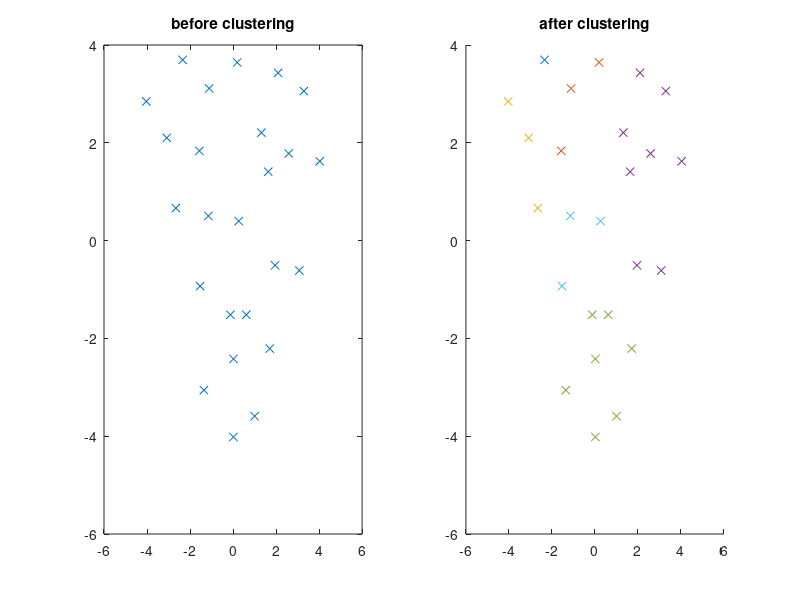
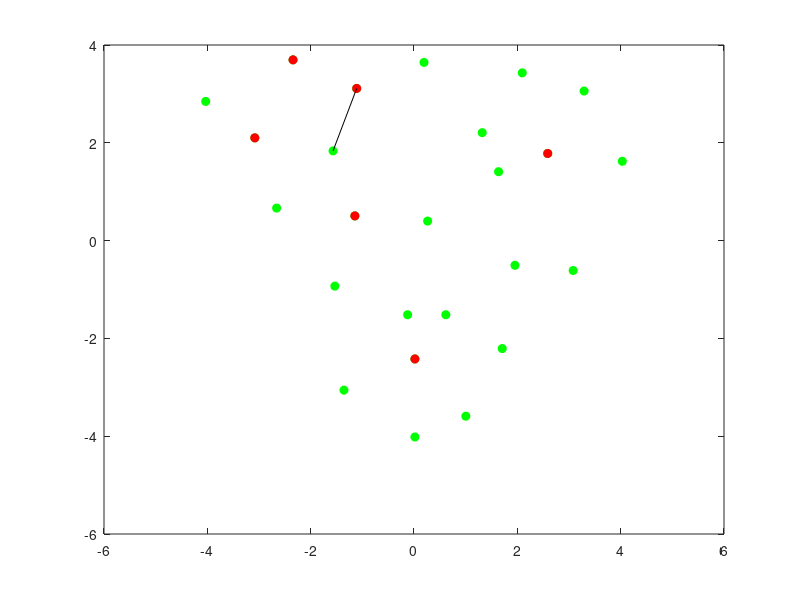

Reproduce these figures in MATLAB, in order. (Note: this script raises an error after producing the figures.)
clear
clc
close all

% Read in data
data = dlmread('data1.csv');

% Make similarity matrix
simMat = 1-squareform(pdist(data));

% Set preferences (diagonals) to median of each row
for k = 1:size(simMat,1)
    simMat(k,k) = median(simMat(k));
end

% Initialize messages (availabilities and responsibilities)
dataSize = size(simMat,1); 
avails = zeros(dataSize,dataSize);
resps = zeros(dataSize,dataSize);

% Remove degeneracies from similarity matrix
simMat = simMat + 1e-12 * randn(dataSize,dataSize) * (max(simMat(:)) - min(simMat(:)));

% Set damping factor
lambda = 0.5;

% Number of iterations
numIters = 100;

for iter = 1:numIters
    
    % Compute responsibilities
    resps_old = resps;
    availsPlusSimMat = avails + simMat;
    [vals,exemplars] = max(availsPlusSimMat,[],2);
    
    for ii = 1:dataSize 
        availsPlusSimMat(ii,exemplars(ii)) = -realmax; 
    end
    
    vals2 = max(availsPlusSimMat,[],2);
    resps = simMat - repmat(vals,[1,dataSize]);
    
    for ii = 1:dataSize
        resps(ii,exemplars(ii)) = simMat(ii,exemplars(ii)) - vals2(ii);
    end
    
    % Dampen responsibilities
    resps = (1 - lambda) * resps + lambda * resps_old;

    % Compute availabilities
    avails_old = avails;
    maxResps = max(resps,0);
    
    for k = 1:dataSize 
        maxResps(k,k) = resps(k,k); 
    end
    
    avails = repmat(sum(maxResps,1),[dataSize,1]) - maxResps;
    diagAvails = diag(avails);
    avails = min(avails,0); 
    
    for k = 1:dataSize 
        avails(k,k) = diagAvails(k); 
    end
    
    % Dampen availabilities
    avails = (1 - lambda) * avails + lambda * avails_old;
end

% Finding exemplars
pseuds = resps + avails;
exemplars = find(diag(pseuds) > 0);

% Indices of exemplars
numExemps = length(exemplars);
[~, clusters] = max(simMat(:,exemplars),[],2);
clusters(exemplars) = 1:numExemps;
indices = exemplars(clusters);

% Printing results

disp(['Number of clusters: ',num2str(numExemps)]);

for ii = 1:numExemps
    
    disp('-----------------------------------------')
    
    disp(['Exemplar for cluster ' num2str(ii) ': ' num2str(exemplars(ii))])
    
    disp('Cluster members:')
    disp(find(indices == exemplars(ii)));
end

% Plot clusters
figure(1)
subplot(1,2,1)
plot(data(:,1),data(:,2),'x')
title('before clustering')
for ii = 1:numExemps
    subplot(1,2,2)
    hold on
    plot(data(indices == exemplars(ii),1),data(indices == exemplars(ii),2),'x')
end
title('after clustering')

figure(2)
% Points
for ii = 1:numExemps
   plot(data(indices == exemplars(ii),1),data(indices == exemplars(ii),2),'go','MarkerFaceColor', 'g')
   hold on
   plot(data(exemplars(ii),1),data(exemplars(ii),2),'ro','MarkerFaceColor', 'r')
end

% Arrows
axis(axis)
for ii = 1:numExemps
   x = data(indices == exemplars(ii),1);
   y = data(indices == exemplars(ii),2);
   for jj = 1:length(x)
       if x(jj) ~= data(exemplars(ii),1) || y(jj) ~= data(exemplars(ii),2)
           plot([x(jj),data(exemplars(ii),1)],[y(jj),data(exemplars(ii),2)],'k');
           
           % Make arrow head 1/3 of the way to point
           xpoint = x(jj) + (data(exemplars(ii),1) - x(jj))/2;
           ypoint = y(jj) + (data(exemplars(ii),2) - y(jj))/2;
           arrow([x(jj),y(jj)],[xpoint,ypoint],'Length',5,'TipAngle',20);
       end
   end
end
title('Points belonging to each cluster')